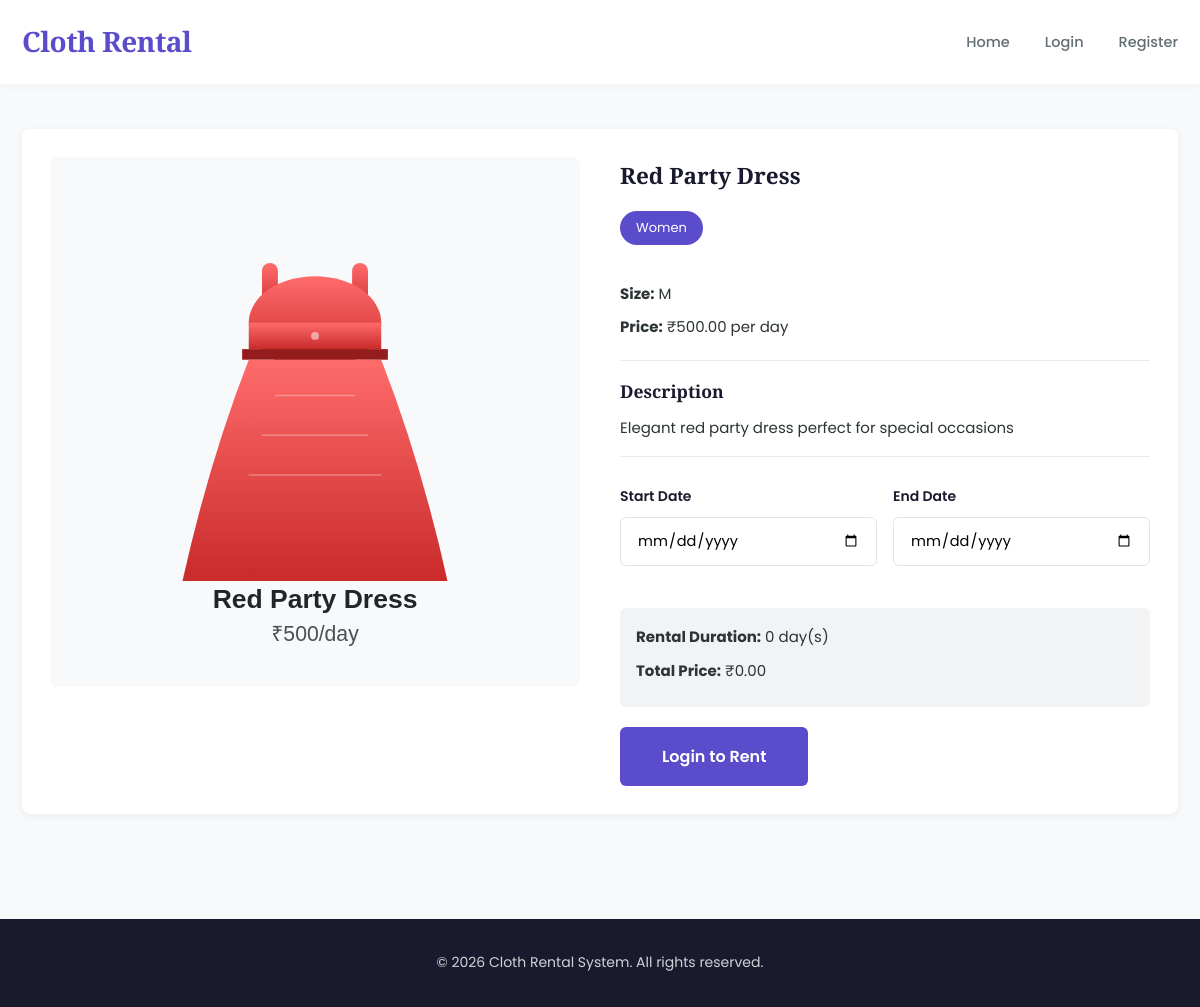
Screenshot of /product.php?id=1 with the database file from the repository.
### tables this page shows
CREATE TABLE IF NOT EXISTS products (
  id INT AUTO_INCREMENT PRIMARY KEY,
  name VARCHAR(150) NOT NULL,
  category VARCHAR(50) NOT NULL,
  size VARCHAR(20),
  price_per_day DECIMAL(10,2) NOT NULL,
  image VARCHAR(255),
  description TEXT,
  available BOOLEAN DEFAULT TRUE,
  created_at TIMESTAMP DEFAULT CURRENT_TIMESTAMP
);

### product.php (the view, shortened to what this page needs)
<?php
$product_id = mysqli_real_escape_string($conn, $_GET['id']);
$sql = "SELECT * FROM products WHERE id = '$product_id' AND available = 1";
$result = mysqli_query($conn, $sql);
$product = mysqli_fetch_assoc($result);
?>
<!DOCTYPE html>
<html lang="en">
<head>
    <link rel="stylesheet" href="assets/css/style.css">
</head>
<body>
    <nav class="navbar">
        <div class="container">
            <div class="nav-brand">
                <h1>Cloth Rental</h1>
            </div>
            <ul class="nav-menu">
                <li><a href="index.php">Home</a></li>
                <?php if (isset($_SESSION['user_id'])): ?>
                    <?php if ($_SESSION['role'] === 'admin'): ?>
                        <li><a href="admin/dashboard.php">Admin Panel</a></li>
                    <?php else: ?>
                        <li><a href="orders.php">My Orders</a></li>
                        <li><a href="cart/view-cart.php">Cart</a></li>
                    <?php endif; ?>
                    <li><a href="auth/logout.php">Logout (<?php echo $_SESSION['user_name']; ?>)</a></li>
                <?php else: ?>
                    <li><a href="auth/login.php">Login</a></li>
                    <li><a href="auth/register.php">Register</a></li>
                <?php endif; ?>
            </ul>
        </div>
    </nav>
    <section class="product-detail">
        <div class="container">
            <div class="product-detail-grid">
                <div class="product-detail-image">
                    <?php if ($product['image'] && file_exists("assets/images/" . $product['image'])): ?>
                        <img src="assets/images/<?php echo $product['image']; ?>" alt="<?php echo $product['name']; ?>">
                    <?php else: ?>
                        <div class="no-image-large">No Image Available</div>
                    <?php endif; ?>
                </div>
                <div class="product-detail-info">
                    <h1><?php echo $product['name']; ?></h1>
                    <p class="category-badge"><?php echo ucfirst($product['category']); ?></p>
                    <div class="product-meta">
                        <p><strong>Size:</strong> <?php echo $product['size']; ?></p>
                        <p><strong>Price:</strong> ₹<?php echo number_format($product['price_per_day'], 2); ?> per day</p>
                    </div>
                    <div class="product-description">
                        <h3>Description</h3>
                        <p><?php echo $product['description']; ?></p>
                    </div>
                    <form action="cart/add-to-cart.php" method="POST" class="rental-form" id="rentalForm">
                        <div class="form-row">
                            <div class="form-group">
                                <label>Start Date</label>
                                <input type="date" name="start_date" id="startDate" required min="<?php echo date('Y-m-d'); ?>" onchange="calculateTotal()">
                            </div>
                            <div class="form-group">
                                <label>End Date</label>
                                <input type="date" name="end_date" id="endDate" required min="<?php echo date('Y-m-d'); ?>" onchange="calculateTotal()">
                            </div>
                        </div>
                        <div class="rental-summary">
                            <p><strong>Rental Duration:</strong> <span id="days">0</span> day(s)</p>
                            <p><strong>Total Price:</strong> ₹<span id="totalPrice">0.00</span></p>
                        </div>
                        <?php if (isset($_SESSION['user_id']) && $_SESSION['role'] !== 'admin'): ?>
                            <button type="submit" class="btn btn-primary btn-large">Add to Cart</button>
                        <?php elseif (isset($_SESSION['user_id']) && $_SESSION['role'] === 'admin'): ?>
                            <p class="warning">Admin accounts cannot rent products.</p>
                        <?php else: ?>
                            <a href="auth/login.php" class="btn btn-primary btn-large">Login to Rent</a>
                        <?php endif; ?>
                    </form>
                </div>
            </div>
        </div>
    </section>
    <footer class="footer">
        <div class="container">
            <p>&copy; 2026 Cloth Rental System. All rights reserved.</p>
        </div>
    </footer>
</body>
</html>

### assets/css/style.css (style rules this page uses)
* { margin: 0; padding: 0; box-sizing: border-box; }
:root { --primary: #5B4CCC; --primary-light: #7C6FD8; --accent: #FF6B9D; --success: #1DB954; --danger: #E63946; --warning: #FFA726; --dark: #1a1a2e; --text: #2d3436; --text-light: #636e72; --bg: #f8f9fa; --white: #ffffff; --border: #dfe6e9; }
body { font-family: 'Poppins', sans-serif; line-height: 1.7; color: var(--text); background-color: var(--bg); font-size: 15px; }
.container { max-width: 1240px; margin: 0 auto; padding: 0 22px; }
h1, h2, h3 { font-family: 'Playfair Display', serif; color: var(--dark); }
.navbar { background: var(--white); padding: 18px 0; box-shadow: 0 2px 8px rgba(0,0,0,0.04); position: sticky; top: 0; z-index: 100; }
.navbar .container { display: flex; justify-content: space-between; align-items: center; }
.nav-brand h1 { font-size: 28px; font-weight: 800; color: var(--primary); letter-spacing: -0.5px; }
.nav-menu { display: flex; list-style: none; gap: 35px; align-items: center; }
.nav-menu a { color: var(--text-light); text-decoration: none; transition: color 0.25s; font-weight: 500; font-size: 14.5px; }
.btn { display: inline-block; padding: 12px 28px; border: none; border-radius: 6px; cursor: pointer; text-decoration: none; transition: all 0.2s; font-size: 14.5px; font-weight: 600; text-align: center; }
.btn-primary { background: var(--primary); color: var(--white); }
.btn-large { padding: 16px 42px; font-size: 16px; }
.form-group { margin-bottom: 22px; }
.form-group label { display: block; margin-bottom: 8px; font-weight: 600; color: var(--dark); font-size: 14px; }
.form-group input, .form-group select, .form-group textarea { width: 100%; padding: 12px 16px; border: 1.5px solid var(--border); border-radius: 6px; font-size: 14.5px; transition: border-color 0.2s; font-family: inherit; background: var(--white); }
.footer { background: var(--dark); color: rgba(255, 255, 255, 0.8); padding: 32px 0; margin-top: 60px; }
.footer p { text-align: center; font-size: 14px; }
.product-detail { padding: 45px 0; }
.product-detail-grid { display: grid; grid-template-columns: 1fr 1fr; gap: 40px; background: var(--white); padding: 28px; border-radius: 8px; box-shadow: 0 2px 8px rgba(0,0,0,0.06); }
.product-detail-image img { width: 100%; border-radius: 8px; }
.product-detail-info h1 { margin-bottom: 16px; }
.category-badge { display: inline-block; background-color: var(--primary); color: var(--white); padding: 6px 16px; border-radius: 20px; font-size: 13px; margin-bottom: 16px; }
.product-meta { margin: 20px 0; }
.product-meta p { margin-bottom: 8px; font-size: 15px; }
.product-description { margin: 20px 0; padding: 16px 0; border-top: 1px solid #e9ecef; border-bottom: 1px solid #e9ecef; }
.product-description h3 { margin-bottom: 8px; }
.rental-form { margin-top: 28px; }
.form-row { display: grid; grid-template-columns: 1fr 1fr; gap: 16px; }
.rental-summary { background-color: #f1f3f5; padding: 16px; border-radius: 6px; margin: 20px 0; }
.rental-summary p { margin-bottom: 8px; font-size: 15px; }

### rows the page displays
products: image (picture), name "Red Party Dress", category "Women", size "M", price_per_day "500.00", description "Elegant red party dress perfect for special occasions"
